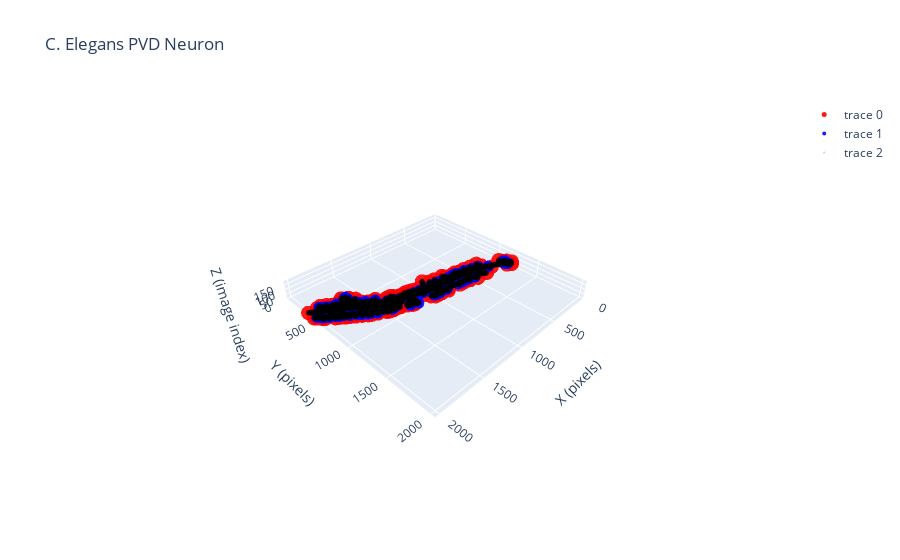

The notebook cell this image was saved under:
### Code cell
# Plot
fig = go.Figure()

# Skeleton tips
fig.add_trace(go.Scatter3d(
    x=tips_x,
    y=tips_y,
    z=tips_z,
    mode='markers',  # Use 'lines' for a line plot or 'markers+lines' for both
    marker=dict(
        size=5,
        color='red',  # You can customize the color
        opacity=.9
    )
))

# Skeleton knots
fig.add_trace(go.Scatter3d(
    x=knot_x,
    y=knot_y,
    z=knot_z,
    mode='markers',  # Use 'lines' for a line plot or 'markers+lines' for both
    marker=dict(
        size=4,
        color='blue',  # You can customize the color
        opacity=.9
    )
))

# Skeleton structure
fig.add_trace(go.Scatter3d(
    x=X.ravel()[visible_mask],
    y=Y.ravel()[visible_mask],
    z=Z.ravel()[visible_mask],
    mode='markers',
    marker=dict(
        size=2,
        color='black',
        colorscale='Viridis',
        opacity=.1
    )
))

# Update layout
fig.update_layout(
    title='C. Elegans PVD Neuron',
    scene=dict(
        xaxis_title='X (pixels)',
        yaxis_title='Y (pixels)',
        zaxis_title='Z (image index)',
        aspectmode='manual',
        aspectratio=dict(x=1, y=1, z=.1),  # Adjust z-axis scale if desired
        zaxis=dict(range=[0, skeleton.shape[0]]),  # Set z-axis bounds
        xaxis=dict(range=[0, skeleton.shape[1]]),  # Set x-axis bounds
        yaxis=dict(range=[0, skeleton.shape[2]]),   # Set y-axis bounds

    ),
    autosize=True

)

# Show the figure
fig.show()

### Figure 1 — Plotly figure (JSON) as saved in the notebook; plotly's stock layout.template omitted (floating-point values rounded to 4 significant figures; data arrays with more than 128 entries replaced by an {"elided": "..."} marker saying what was removed)
{"data": [{"marker": {"color": "red", "opacity": 0.9, "size": 5}, "mode": "markers", "type": "scatter3d", "x": {"elided": "131 int values"}, "y": {"elided": "131 int values"}, "z": {"elided": "131 int values"}}, {"marker": {"color": "blue", "opacity": 0.9, "size": 4}, "mode": "markers", "type": "scatter3d", "x": {"elided": "296 int values"}, "y": {"elided": "296 int values"}, "z": {"elided": "296 int values"}}, {"marker": {"color": "black", "colorscale": [[0, "#440154"], [0.1111, "#482878"], [0.2222, "#3e4989"], [0.3333, "#31688e"], [0.4444, "#26828e"], [0.5556, "#1f9e89"], [0.6667, "#35b779"], [0.7778, "#6ece58"], [0.8889, "#b5de2b"], [1, "#fde725"]], "opacity": 0.1, "size": 2}, "mode": "markers", "type": "scatter3d", "x": {"elided": "10519 int values"}, "y": {"elided": "10519 int values"}, "z": {"elided": "10519 int values"}}], "layout": {"autosize": true, "scene": {"aspectmode": "manual", "aspectratio": {"x": 1, "y": 1, "z": 0.1}, "xaxis": {"range": [0, 2044], "title": {"text": "X (pixels)"}}, "yaxis": {"range": [0, 2042], "title": {"text": "Y (pixels)"}}, "zaxis": {"range": [0, 188], "title": {"text": "Z (image index)"}}}, "title": {"text": "C. Elegans PVD Neuron"}}}
